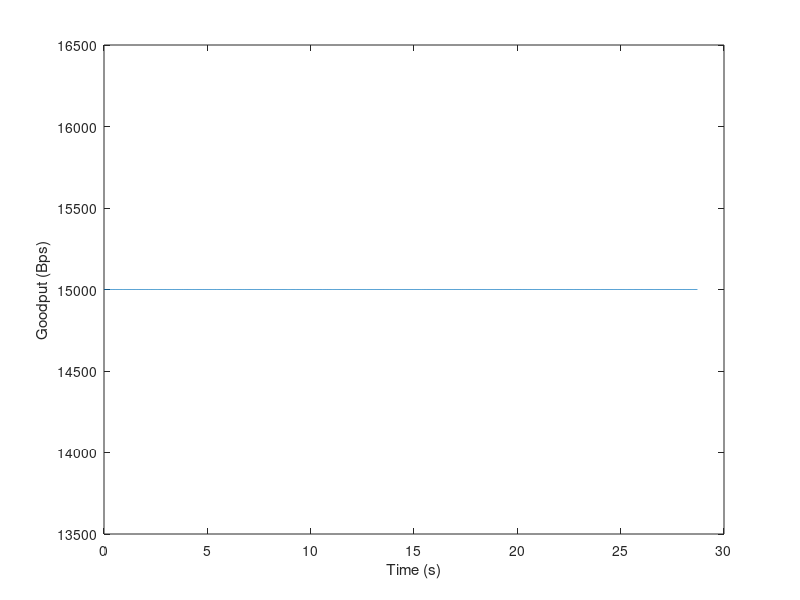

Write the MATLAB code that produced this figure.
GoodputLogData = importdata('server_goodput.dat');
GoodTime = GoodputLogData(:,1);
GoodByterate = GoodputLogData(:,2);

figure('Name', 'Goodput', 'NumberTitle', 'off');
plot(GoodTime, GoodByterate);
xlabel('Time (s)');
ylabel('Goodput (Bps)');
